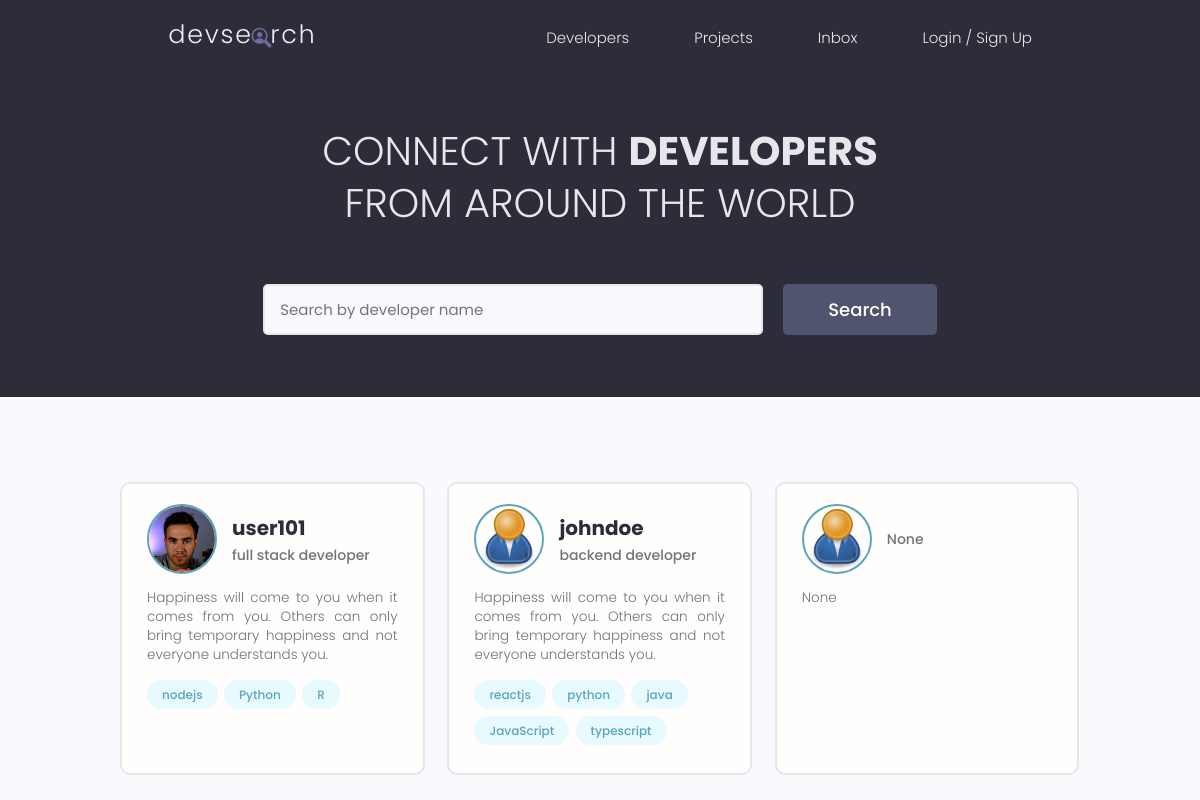
The page / on the database its author committed.
### users/models.py (models this page shows, shortened)
class Profile(models.Model):
    user =  models.OneToOneField(
        User,on_delete=models.CASCADE,null=True,blank=True)
    name = models.CharField(max_length=200,blank=True,null=True)
    email = models.EmailField(max_length=500,blank=True,null=True)
    username = models.CharField(max_length=200,blank=True,null=True)
    short_intro =  models.CharField(max_length=200,blank=True,null=True)
    bio = models.TextField(blank=True,null=True)
    profile_image = models.ImageField(
        default='profiles/user-default.png',null=True,blank=True,upload_to='profiles/')
    social_github = models.CharField(max_length=200,blank=True,null=True)
    social_twitter = models.CharField(max_length=200,blank=True,null=True)
    social_linkedin = models.CharField(max_length=200,blank=True,null=True)
    social_youtube = models.CharField(max_length=200,blank=True,null=True)
    social_website = models.CharField(max_length=200,blank=True,null=True)
    created = models.DateTimeField(auto_now_add=True)
    id = models.UUIDField(default=uuid.uuid4,unique=True,primary_key=True,editable=False)
    location = models.CharField(max_length=200,blank=True,null=True)

class Skill(models.Model):
    owner = models.ForeignKey(Profile,on_delete=models.CASCADE,null=True,blank=True)
    name = models.CharField(max_length=200,blank=True,null=True)
    description = models.TextField(null=True,blank=True)
    created = models.DateTimeField(auto_now_add=True)
    id = models.UUIDField(default=uuid.uuid4,unique=True,primary_key=True,editable=False)
    def __str__(self):
        return str(self.name)

### users/views.py (the view)
# urls.py: path('',views.profiles,name='profiles'),
def profiles(request):
    profiles = Profile.objects.all()
    context = {'profiles':profiles}
    return render(request,'users/profiles.html',context)

### users/templates/users/profiles.html (shortened to what this page needs)
{% extends 'main.html' %}
{%block content %}
  <main class="home">
    <section class="hero-section text-center">
      <div class="container container--narrow">
        <div class="hero-section__box">
          <h2>CONNECT WITH <span>DEVELOPERS</span></h2>
          <h2>FROM AROUND THE WORLD</h2>
        </div>
        <div class="hero-section__search">
          <form class="form" action="#" method="get">
            <div class="form__field">
              <input class="input input--text" id="formInput#search" type="text" name="text"
                placeholder="Search by developer name" />
            </div>
            <input class="btn btn--sub btn--lg" type="submit" value="Search" />
          </form>
        </div>
      </div>
    </section>
    <section class="devlist">
      <div class="container">
        <div class="grid grid--three">
          {% for profile in profiles%}
          <div class="column card">
            <div class="dev">
              <a href="{% url 'user-profile' profile.id %}" class="card__body">
                <div class="dev__profile">
                  <img class="avatar avatar--md" src="{{profile.profile_image.url}}"/>
                  <div class="dev__meta">
                    <h3>{{profile.name}}</h3>
                    <h5>
                      {{profile.short_intro}}</h5>
                  </div>
                </div>
                <p class="dev__info">
                  {{profile.bio | slice:"150"}}
                </p>
                <div class="dev__skills">
                {%for skill in profile.skill_set.all|slice:"5" %}
                  <span class="tag tag--pill tag--main">
                    <small>{{skill}}</small>
                  </span>
                  {% endfor %}
                </div>
              </a>
            </div>
          </div>
          {% endfor %}
        </div>
      </div>
    </section>
  </main>
  {% endblock content %}

### static/styles/app.css (style rules this page uses)
:root { --color-sub: #2d2d39; }
.btn--sub { background-color: var(--color-sub-light); }
.card { border: 2px solid var(--color-light); }
img { width: 100%; }
.hero-section { height: 40vh; display: flex; align-items: center; background-color: var(--color-sub); }
.hero-section__box { margin-bottom: 4rem; }
.hero-section__box > h2, .hero-section__box > h2 > span { font-size: 4rem; color: var(--color-light); line-height: 1.3; text-transform: uppercase; }
.hero-section__box > h2 { font-weight: 300; }
.hero-section__box > h2 > span { font-weight: 700; }
.hero-section__search > .form { display: flex; align-items: center; justify-content: center; gap: 2rem; }
.hero-section__search > .form input.input--text { width: 50rem; }
.devlist { margin-top: 8rem; }
.devlist .grid { align-items: stretch; }
.devlist .dev .dev__profile { display: flex; align-items: center; gap: 1.5rem; }
.devlist .dev .dev__meta h3 { color: var(--color-sub); font-size: 2rem; font-weight: 700; }
.devlist .dev .dev__meta h5 { color: var(--color-text); font-size: 1.4rem; font-weight: 500; }
.devlist .dev .dev__info { margin: 1.5rem 0; font-size: 1.35rem; line-height: 1.4; text-align: justify; }

### static/uikit/styles/modules/_variables.css (style rules this page uses)
:root { --color-main: #5aa5b9; --color-main-light: #e6faff; --color-sub: #3f4156; --color-sub-light: #51546e; --color-sub-lighter: #ededfd; --color-text: #737373; --color-gray: #8b8b8b; --color-light: #e5e7eb; --color-light-gray: #767676; --color-bg: #f8fafd; --color-white: #fffefd; --color-white-light: #f3f3f3; --color-success: #359e64; --color-success-bg: #def8e8; --color-error: #fc4b0b; --color-error-bg: #fff2ee; --font-base: 'Poppins', arial, helvetica, 'Segoe UI', roboto, ubuntu, sans-serif; --font-monospace: 'Fira Code', 'Courier New', courier, monospace; --font-regular: 300; --font-medium: 500; --font-bold: 700; --generic-shadow: 1px 1px 5px #00000010; --generic-transition: all 0.3s ease-in-out; }

### static/uikit/styles/modules/_base.css (style rules this page uses)
* { margin: 0; padding: 0; box-sizing: border-box; text-rendering: optimizeLegibility; color: inherit; font-size: inherit; }
html { font-size: 50%; }
@media only screen and (min-width: 480px) { html { font-size: 56.25%; } }
@media only screen and (min-width: 1200px) { html { font-size: 62.5%; } }
body { line-height: 1.6; font-weight: 400; font-size: 1.5rem; color: var(--color-text); background-color: var(--color-bg); min-height: 100vh; }

### static/uikit/styles/modules/_typography.css (style rules this page uses)
* { font-family: var(--font-base); }
h2 { font-size: 3.6rem; font-weight: var(--font-bold); }
h3 { font-size: 3.2rem; font-weight: var(--font-medium); }
h5 { font-size: 2.4rem; font-weight: var(--font-medium); }
h5, h6 { font-weight: var(--font-regular); }
p, span, strong { font-size: 1.6rem; color: var(--color-text); font-weight: var(--font-regular); }
a { padding-bottom: 2px; text-decoration: none; display: inline-block; color: var(--color-main); font-weight: var(--font-medium); }

### static/uikit/styles/modules/_utilities.css (style rules this page uses)
.container { width: 92%; max-width: 165rem; margin: 0 auto; box-sizing: border-box; }
.container--narrow { width: 92%; max-width: 120rem; }
@media screen and (min-width: 1000px) { .container { width: 90%; } }
@media screen and (min-width: 1000px) { .container--narrow { width: 85%; } }
@media screen and (min-width: 1200px) { .container { width: 80%; } }
@media screen and (min-width: 1200px) { .container--narrow { width: 72%; } }
.text-center { text-align: center; }

### static/uikit/styles/modules/_avatar.css (style rules this page uses)
.avatar { border-radius: 50%; border: 2px solid var(--color-main); object-fit: cover; }
.avatar--md { height: 7rem; width: 7rem; }

### static/uikit/styles/modules/_button.css (style rules this page uses)
.btn { display: inline-block; position: relative; cursor: pointer; background-color: var(--color-light); font-weight: var(--font-medium); color: var(--color-sub); text-decoration: none; padding: 1rem 2rem; border-radius: 0.5rem; border: none; width: -webkit-fit-content; width: -moz-fit-content; width: fit-content; height: -webkit-fit-content; height: -moz-fit-content; height: fit-content; font-size: 1.6rem; outline-width: 0; outline-color: transparent; -webkit-backface-visibility: hidden; backface-visibility: hidden; transition: all 0.3s ease-in-out; }
.btn--sub { background-color: var(--color-sub); color: var(--color-white); }
.btn--lg { font-size: 1.8rem; padding: 1.2rem 4.5rem; }

### static/uikit/styles/modules/_card.css (style rules this page uses)
.card { border-radius: 1rem; background-color: var(--color-white); border: 1.5px solid var(--color-light); width: auto; height: auto; margin-top: 0.5rem; margin-bottom: 0.5rem; overflow: hidden; }
.card__body, .card__header { padding: 2rem 2.5rem; }

### rows shown on the page
Profile: profile_image (picture), name "user101", short_intro "full stack developer", bio "Happiness will come to you when it comes from you. Others can only bring temporary happiness and not everyone understands you."
Skill: name "nodejs"
Skill: name "Python"
Skill: name "R"
Profile: profile_image (placeholder picture), name "johndoe", short_intro "backend developer", bio "Happiness will come to you when it comes from you. Others can only bring temporary happiness and not everyone understands you."
Skill: name "reactjs"
Skill: name "python"
Skill: name "java"
Skill: name "JavaScript"
Skill: name "typescript"
Profile: profile_image (placeholder picture), short_intro "None", bio "None"
